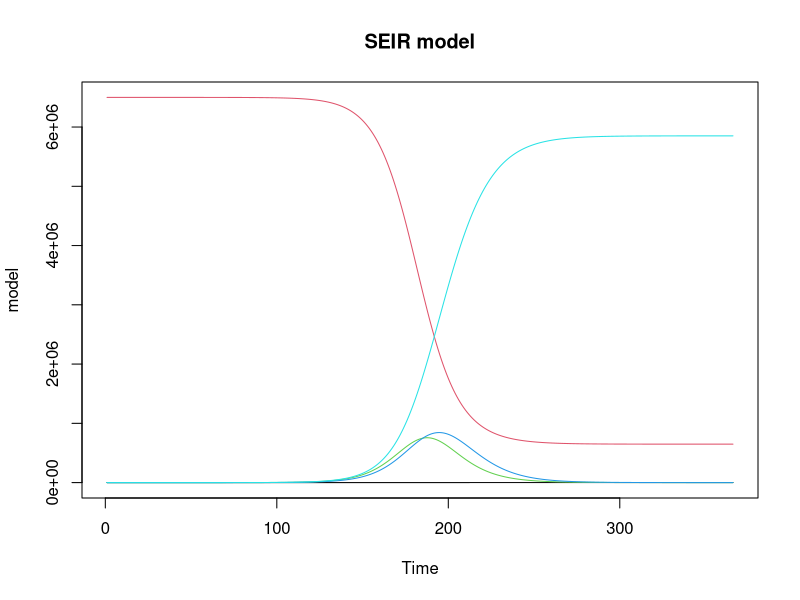
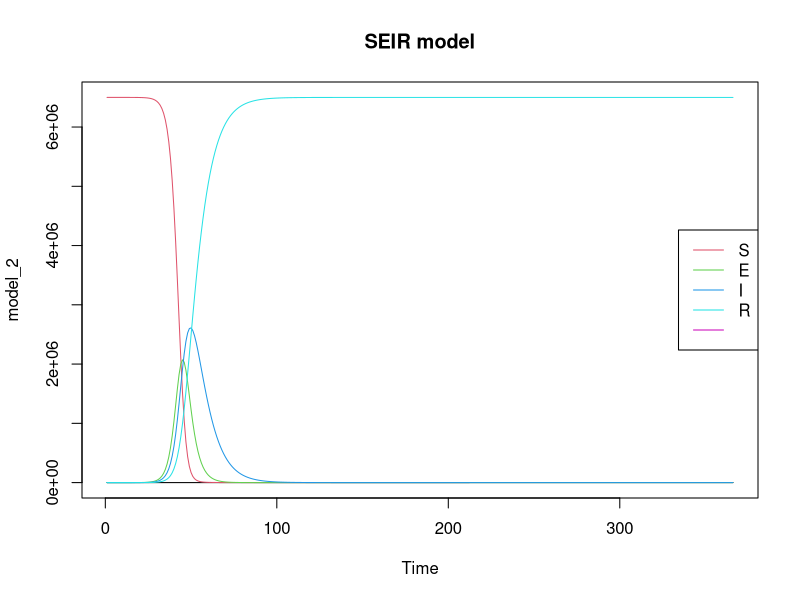
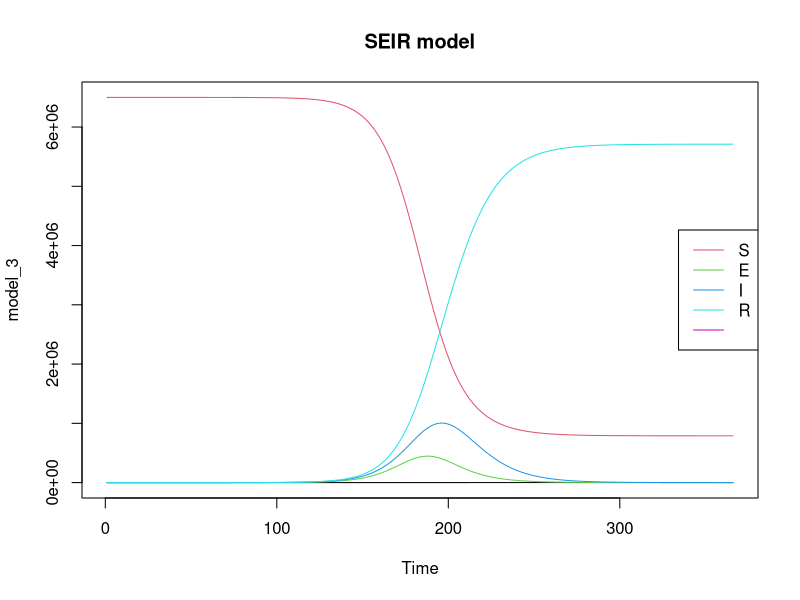
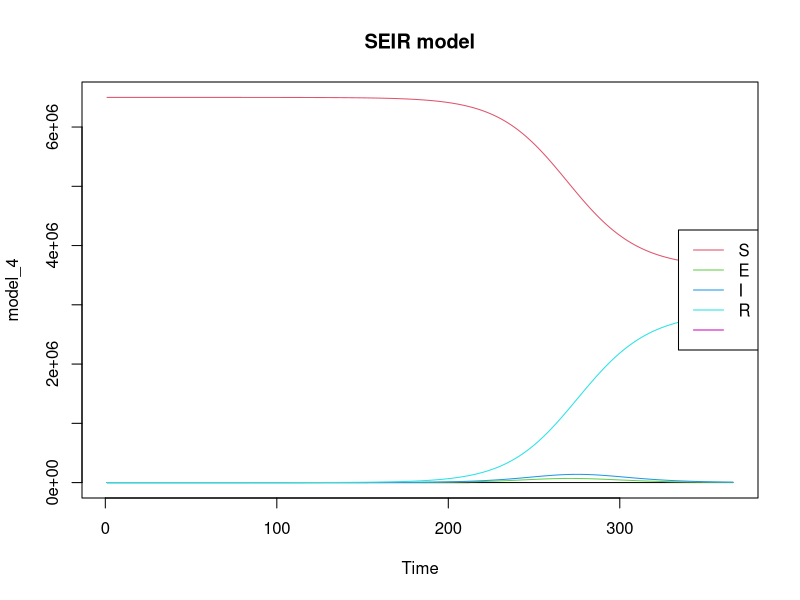
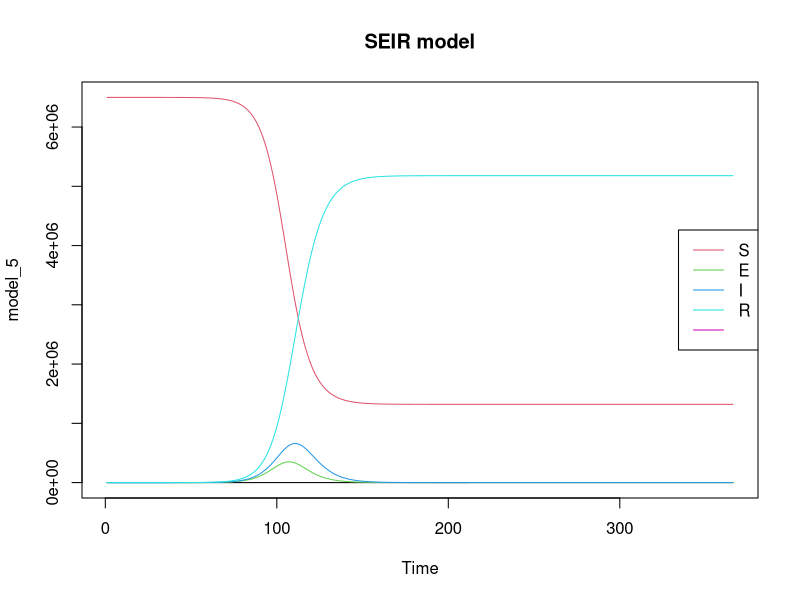

Generate these figures, in order, with R: (Note: this script raises an error after producing the figures.)
require(deSolve)

#Create SEIR model
SEIR <- function(time, current_state, params){
  
  with(as.list(c(current_state, params)),{
    N <- S+E+I+R
    dS <- -(beta*S*I)/N
    dE <- (beta*S*I)/N - sigma*E
    dI <- sigma*E - gamma*I
    dR <- gamma*I
    
    return(list(c(dS, dE, dI, dR)))
  })
}

### Modify parameters for SARS-CoV-2 Wt and run ode

params <- c(beta=0.32, sigma=0.15, gamma=0.125)

initial_state <- c(S=6500000, E=0, I=1, R=0)

times <- 0:365

model <- ode(initial_state, times, SEIR, params)

matplot(model, type="l", lty=1, main="SEIR model", xlab="Time")

legend <- colnames(model)[2:6]

### Modify parameters for SARS-CoV-2 Omi and run ode

params <- c(beta=1.19, sigma=0.25, gamma=0.125)

initial_state <- c(S=6500000, E=0, I=1, R=0)

model_2 <- ode(initial_state, times, SEIR, params)

matplot(model_2, type="l", lty=1, main="SEIR model", xlab="Time")

legend <- colnames(model_2)[2:6]

legend("right", legend=legend, col=2:6, lty = 1)

### Modify parameters for SARS and run ode

params <- c(beta=0.24, sigma=0.25, gamma=0.1)

initial_state <- c(S=6500000, E=0, I=1, R=0)

model_3 <- ode(initial_state, times, SEIR, params)

matplot(model_3, type="l", lty=1, main="SEIR model", xlab="Time")

legend <- colnames(model_3)[2:6]

legend("right", legend=legend, col=2:6, lty = 1)

### Modify parameters for Seasonal Influenza and run ode

params <- c(beta=0.33, sigma=0.5, gamma=0.25)

initial_state <- c(S=6500000, E=0, I=1, R=0)

model_4 <- ode(initial_state, times, SEIR, params)

matplot(model_4, type="l", lty=1, main="SEIR model", xlab="Time")

legend <- colnames(model_4)[2:6]

legend("right", legend=legend, col=2:6, lty = 1)

### 1918 Influenza

params <- c(beta=0.5, sigma=0.5, gamma=0.25)

initial_state <- c(S=6500000, E=0, I=1, R=0)

model_5 <- ode(initial_state, times, SEIR, params)

matplot(model_5, type="l", lty=1, main="SEIR model", xlab="Time")

legend <- colnames(model_5)[2:6]

legend("right", legend=legend, col=2:6, lty = 1)

#Collate data into a dataframe

model_df<-data.frame(model,
                     model_2,
                     model_3,
                     model_4,
                     model_5)

write_xlsx(model_df, "model.xlsx")
